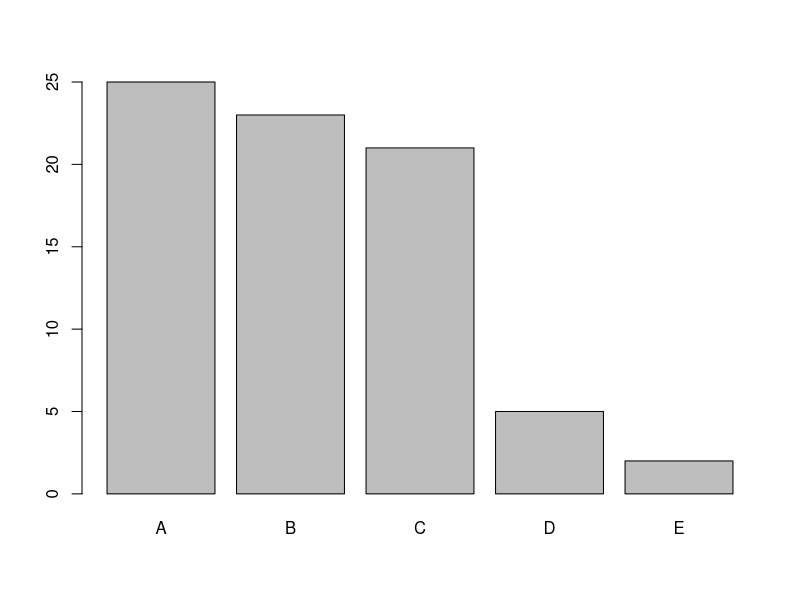
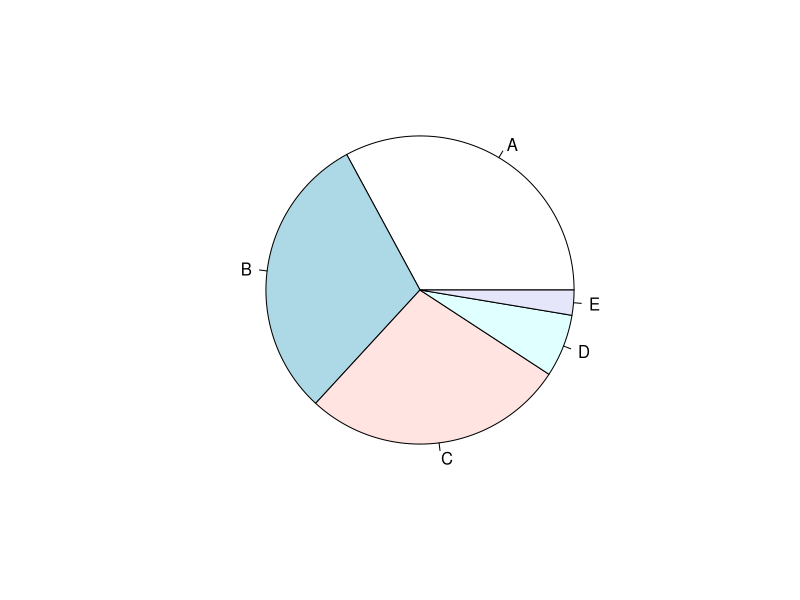
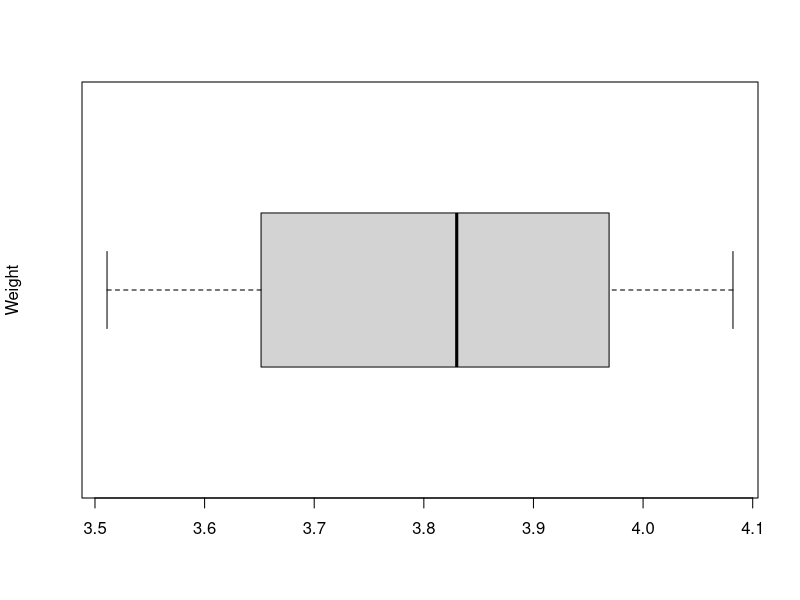
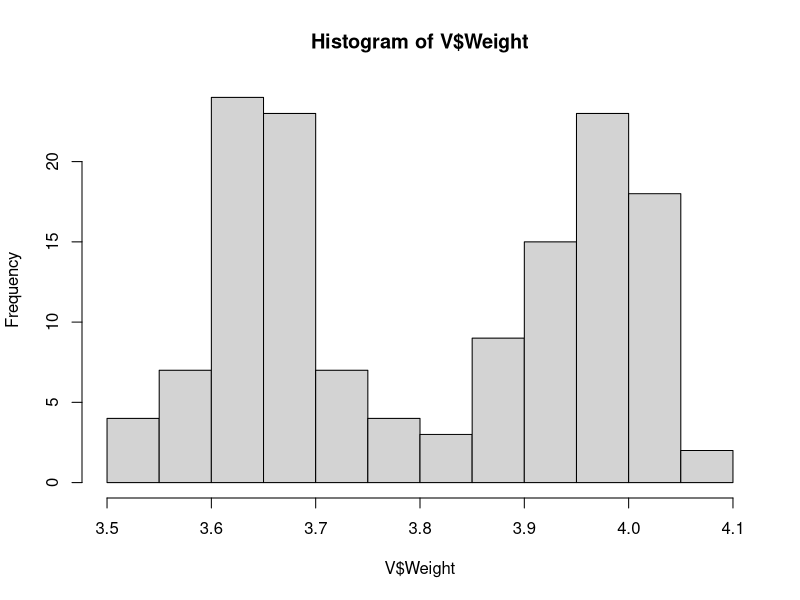
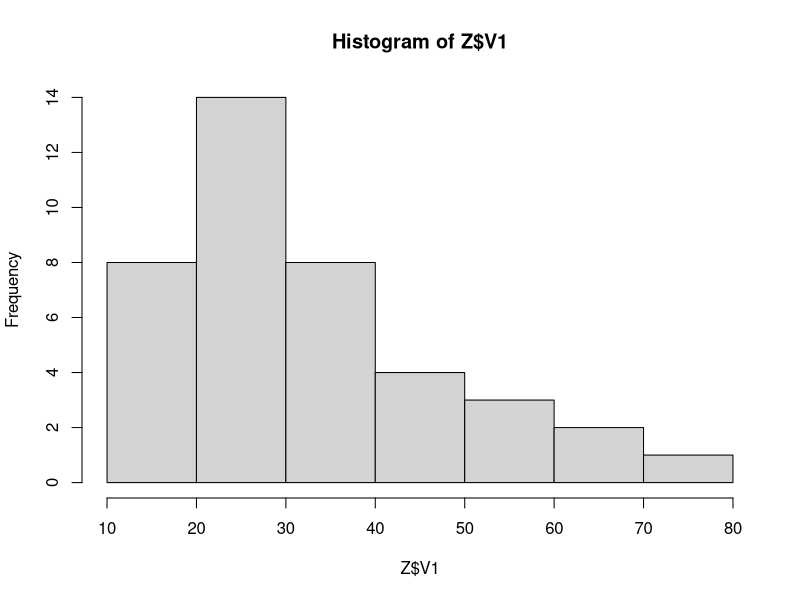
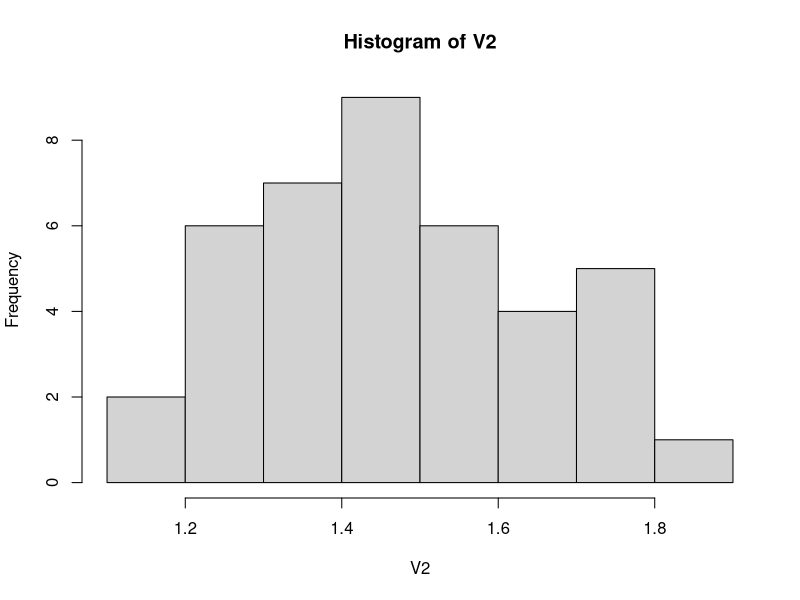

The R source for these figures, in order:
getwd()
library("ggplot2")

#Question 3
I = read.csv("injury.csv",header=FALSE)
I_table = table(I)
barplot(I_table)
pie(I_table)

#Question 4
V = read.csv("weight.csv")
meanWeight = mean(V$Weight)
varWeight = var(V$Weight)
iqrWeight = IQR(V$Weight)
summary(V)
boxplot(V$Weight, ylab="Weight", horizontal = T)
hist(V$Weight)

#Question 5
Z = read.csv("IDT.csv",header=FALSE)
hist(Z$V1)
V2 = log10(Z$V1)
hist(V2)
